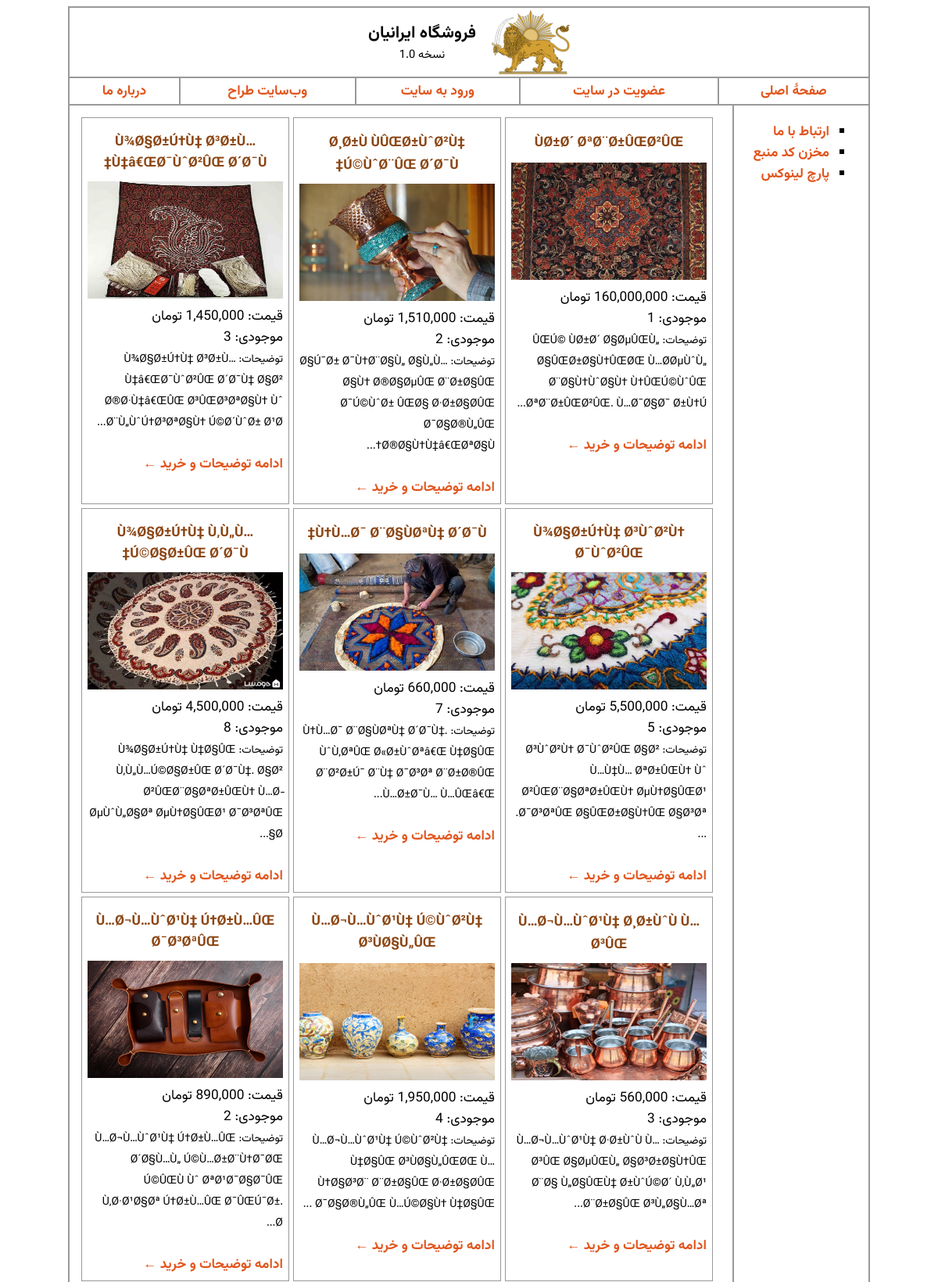
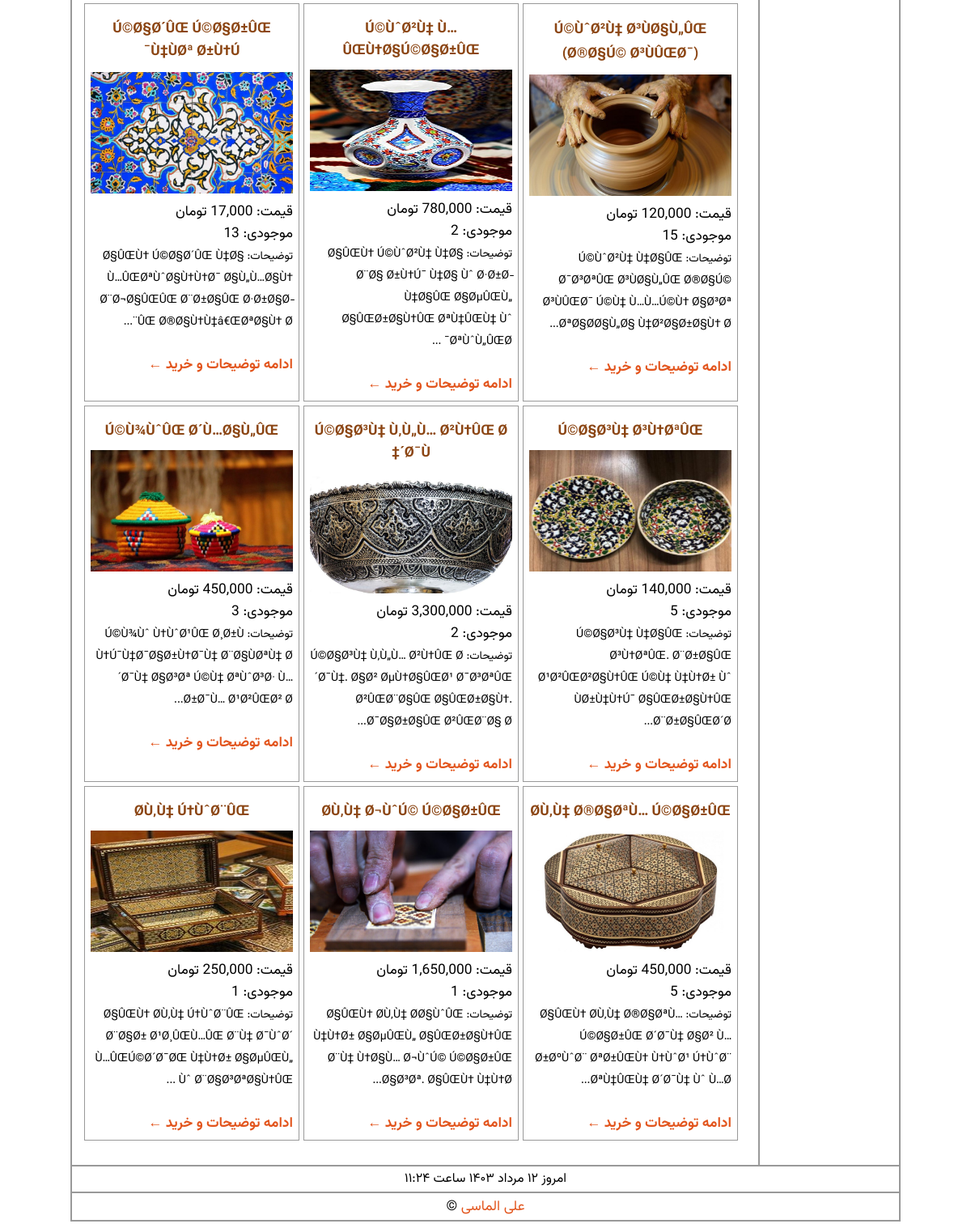
The page / on the database its author committed (2 pictures, top to bottom).
### tables this page shows
CREATE TABLE IF NOT EXISTS `products` (
  `id` int(10) NOT NULL AUTO_INCREMENT COMMENT 'کد کالا',
  `name` varchar(200) NOT NULL COMMENT 'نام کالا',
  `qty` int(10) NOT NULL COMMENT 'موجودی کالا',
  `price` float NOT NULL COMMENT 'قیمت کالا',
  `image` varchar(80) NOT NULL COMMENT 'عکس کالا',
  `details` text NOT NULL COMMENT 'توضیحات کالا',
  PRIMARY KEY (`id`)
);

### index.php (the view, shortened to what this page needs)
<?php
include('./includes/header.php');
include('./includes/db_link.php');
$query = "SELECT * FROM `products` ORDER BY `id` DESC";
$request = mysqli_query($link, $query);
?>
<table border="0" cellspacing="5px" cellpadding="7px" style="width:100%">
    <tr>
        <?php
        $counter = 0;
        while ($row = mysqli_fetch_array($request)) {
            $counter++;
        ?>
            <td style='border:1px solid #999;vertical-align:top;width:33%;'><a href="product.php?id=<?= $row["id"]; ?>">
                    <h4 style='color:saddlebrown;text-align:center;margin:10px 0'><?= $row["name"]; ?></h4>
                    <img src='products/<?= $row["image"]; ?>' width="250px" height="150px">
                </a> <br>
                <span>قیمت: <?= toman($row["price"], true); ?></span> <br>
                <span>موجودی: <?= $row["qty"]; ?> </span> <br>
                <span style="font-size: 14px">توضیحات: <?= details($row['details'], 100) ?> </span> <br>
                <br>
                <strong><a href='product.php?id=<?= $row["id"]; ?>'>ادامه توضیحات و خرید &leftarrow;</a></strong>
            </td>
        <?php
            if ($counter % 3 == 0) {
                echo "</tr><tr>";
            }
        }
        ?>
</table>
<?php
include('./includes/footer.php');
?>

### includes/header.php (shortened to what this page needs)
<?php
function toman($number, $toman = false)
{
  return mb_substr(number_format($number, 2, "", ","), 0, -2) . ($toman ? " تومان" : "");
}
function details($string, $length = null)
{
  if ($length == null) {
    $count = strlen($string);
    return (mb_substr($string, 0, (int)($count / 4)) . "...");
  } else if ($length > 1) {
    return (mb_substr($string, 0, $length) . "...");
  } else exit("<span class='error'>خطا در تابع details (در فایل includes/header.php)</span>)");
}
?>
<!DOCTYPE html>
<html lang="fa-IR">
<head>
  <link rel="stylesheet" href="./style/style.css" type="text/css">
  <link rel="stylesheet" href="./style/global.css" type="text/css">
</head>
<body>
  <div class="divTable">
    <div class="divTableRow">
      <div class="divTableCell" style="padding:0;">
        <header class="divTable">
          <div class="divTableRow">
            <div class="divTableCell" id="siteInfo" style="cursor: pointer" onClick="location.replace('index.php');">
              <img src="./images/shir.svg" alt="Logo" id="siteLogo" title="شیر و خورشید یکی از نماد های ایرانیان است.">
              <div id="siteInfo__text">
                <strong id="siteTitle">فروشگاه ایرانیان</strong>
                <span>نسخه 1.0</span>
              </div>
            </div>
          </div>
        </header>
        <nav class="divTable" style="text-align:center">
          <ul class="divTableRow">
            <li class="divTableCell"><a href="index.php">صفحهٔ اصلی</a></li>
            <li class="divTableCell"><a href="register.php">عضویت در سایت</a></li>
            <?php
            if (isset($_SESSION["state_login"]) && $_SESSION["state_login"] === true) { ?>
              <li class="divTableCell"><a href="logout.php">خروج از سایت
                  <span style="font-weight:normal">
                    (<?= ($_SESSION["realname"]); ?>)
                  </span></a></li>
            <?php } else {
            ?>
              <li class="divTableCell"><a href="login.php">ورود به سایت</a></li>
            <?php } ?>
            <?php
            if (isset($_SESSION["state_login"]) && $_SESSION["state_login"] === true) {
              if ($_SESSION["user_type"] === "admin") {
            ?>
                <li class="divTableCell"><a href="edit_profile.php">مدیریت نمایه (مدیر)</a></li>
                <li class="divTableCell"><a href="admin_products.php">مدیریت کالاها</a></li>
              <?php
              }
              if ($_SESSION["user_type"] !== "admin") {
              ?>
                <li class="divTableCell"><a href='orders.php'>تاریخچهٔ سفارشات شما</a></li>
                <li class="divTableCell"><a href="edit_profile.php">مدیریت نمایهٔ کاربری</a></li>
              <?php
              }
            } else {
              ?>
              <li class="divTableCell"><a href='https://al1almasi.ir'>وب‌سایت طراح</a></li>
              <li class="divTableCell"><a href="about.html" target="_blank">درباره ما</a></li>
            <?php
            }
            ?>
          </ul>
        </nav>
        <section class="divTable">
          <section class="divTableRow">
            <aside class="divTableCell" style="width: 20%;vertical-align:top"><?php include('includes/aside.php') ?></aside>
            <section class="divTableCell" style="width: 80%;padding-right:20px;padding-bottom:20px;padding-top:10px">

### includes/aside.php (shortened to what this page needs)
<?php
echo "<strong>";
echo "<ul style='list-style:square'>";
echo "<li><a href='contact_us.php'>ارتباط با ما</a></li>";
echo "<li><a href='http://github.com/alialmasi/iranianshop' target='_blank'>مخزن کد منبع</a></li>";
echo "<li><a href='http://parchlinux.com'>پارچ لینوکس</a></li>";
echo "</ul>";
echo "</strong>";

### includes/footer.php (shortened to what this page needs)
</section>
</section>
</section>
<footer class="divTable">
  <div class="divTableRow">
    <span class='divTableCell' id='DateTime'></span>
  </div>
  <section class="divTableRow">
    <article class="divTableCell" id="footer"><a href="http://al1almasi.ir" target="_blank" rel="noopener noreferrer">علی الماسی</a> &copy;</span></article>
  </section>
</footer>
</div>
</div>
</div>
</body>
</html>

### style/style.css (style rules this page uses)
.divTable { display: table; width: 1024px; font-size: 13pt; font-family: "Vazirmatn", Tahoma, Verdana, sans-serif; margin: 0 auto; direction: rtl; }
.divTableRow { display: table-row; }
.divTableCell { display: table-cell; border: 1px solid #999; padding: 3px 10px; }
nav { font-weight: bold; }
#siteInfo { display: flex; flex-direction: row; align-items: center; justify-content: center; gap: 20px; user-select: none; }
#siteInfo__text { display: flex; flex-direction: column; align-items: center; justify-content: center; }
#siteInfo__text span { font-size: 11pt; }
#siteTitle { font-size: 16pt; }
#siteLogo { max-width: 100px; height: auto; }
#DateTime { text-align: center; font-size: 16px; }
#footer { text-align: center; }

### style/global.css (style rules this page uses)
body, input, textarea { font-family: "Vazirmatn", Tahoma, Verdana, sans-serif; }
a:link, a:visited { text-decoration: none; color: #e2541c; transition: color 0.1s, text-shadow 0.1s; }

### rows shown on the page
products: name "ÙØ±Ø´ ØªØ¨Ø±ÛŒØ²ÛŒ", image (picture), price "160,000,000 تومان", qty "1", details "ÛŒÚ© ÙØ±Ø´ Ø§ØµÛŒÙ„ Ø§ÛŒØ±Ø§Ù†ÛŒØŒ Ù…Ø­ØµÙˆÙ„ Ø¨Ø§Ù†ÙˆØ§Ù† Ù†ÛŒÚ©ÙˆÛŒ ØªØ¨Ø±ÛŒØ²ÛŒ. Ù…Ø¯Ø§Ø¯ Ø±Ù†Ú..."
products: name "Ø¸Ø±Ù ÙÛŒØ±ÙˆØ²Ù‡ Ú©ÙˆØ¨ÛŒ Ø´Ø¯Ù‡", image (picture), price "1,510,000 تومان", qty "2", details "Ø§Ú¯Ø± Ø¯Ù†Ø¨Ø§Ù„ Ø§Ù„Ù…Ø§Ù† Ø®Ø§ØµÛŒ Ø¨Ø±Ø§ÛŒ Ø¯Ú©ÙˆØ± ÛŒØ§ Ø·Ø±Ø§Ø­ÛŒ Ø¯Ø§Ø®Ù„ÛŒ Ø®Ø§Ù†Ù‡â€ŒØªØ§Ù†..."
products: name "Ù¾Ø§Ø±Ú†Ù‡ Ø³Ø±Ù…Ù‡â€ŒØ¯ÙˆØ²ÛŒ Ø´Ø¯Ù‡", image (picture), price "1,450,000 تومان", qty "3", details "Ù¾Ø§Ø±Ú†Ù‡ Ø³Ø±Ù…Ù‡â€ŒØ¯ÙˆØ²ÛŒ Ø´Ø¯Ù‡ Ø§Ø² Ø®Ø·Ù‡â€ŒÛŒ Ø³ÛŒØ³ØªØ§Ù† Ùˆ Ø¨Ù„ÙˆÚ†Ø³ØªØ§Ù† Ú©Ø´ÙˆØ± Ø¹Ø..."
products: name "Ù¾Ø§Ø±Ú†Ù‡ Ø³ÙˆØ²Ù† Ø¯ÙˆØ²ÛŒ", image (picture), price "5,500,000 تومان", qty "5", details "Ø³ÙˆØ²Ù† Ø¯ÙˆØ²ÛŒ Ø§Ø² Ù…Ù‡Ù… ØªØ±ÛŒÙ† Ùˆ Ø²ÛŒØ¨Ø§ØªØ±ÛŒÙ† ØµÙ†Ø§ÛŒØ¹ Ø¯Ø³ØªÛŒ Ø§ÛŒØ±Ø§Ù†ÛŒ Ø§Ø³Øª. ..."
products: name "Ù†Ù…Ø¯ Ø¨Ø§ÙØªÙ‡ Ø´Ø¯Ù‡", image (picture), price "660,000 تومان", qty "7", details "Ù†Ù…Ø¯ Ø¨Ø§ÙØªÙ‡ Ø´Ø¯Ù‡. ÙˆÙ‚ØªÛŒ Ø«Ø±ÙˆØªâ€Œ Ù‡Ø§ÛŒ Ø¨Ø²Ø±Ú¯ Ø¨Ù‡ Ø¯Ø³Øª Ø¨Ø±Ø®ÛŒ Ù…Ø±Ø¯Ù… Ù…ÛŒâ€Œ..."
products: name "Ù¾Ø§Ø±Ú†Ù‡ Ù‚Ù„Ù…Ú©Ø§Ø±ÛŒ Ø´Ø¯Ù‡", image (picture), price "4,500,000 تومان", qty "8", details "Ù¾Ø§Ø±Ú†Ù‡ Ù‡Ø§ÛŒ Ù‚Ù„Ù…Ú©Ø§Ø±ÛŒ Ø´Ø¯Ù‡. Ø§Ø² Ø²ÛŒØ¨Ø§ØªØ±ÛŒÙ† Ù…Ø­ØµÙˆÙ„Ø§Øª ØµÙ†Ø§ÛŒØ¹ Ø¯Ø³ØªÛŒ Ø§..."
products: name "Ù…Ø¬Ù…ÙˆØ¹Ù‡ Ø¸Ø±ÙˆÙ Ù…Ø³ÛŒ", image (picture), price "560,000 تومان", qty "3", details "Ù…Ø¬Ù…ÙˆØ¹Ù‡ Ø·Ø±ÙˆÙ Ù…Ø³ÛŒ Ø§ØµÛŒÙ„ Ø§Ø³Ø±Ø§Ù†ÛŒ Ø¨Ø§ Ù„Ø§ÛŒÙ‡ Ø±ÙˆÚ©Ø´ Ù‚Ù„Ø¹ Ø¨Ø±Ø§ÛŒ Ø³Ù„Ø§Ù…Øª..."
products: name "Ù…Ø¬Ù…ÙˆØ¹Ù‡ Ú©ÙˆØ²Ù‡ Ø³ÙØ§Ù„ÛŒ", image (picture), price "1,950,000 تومان", qty "4", details "Ù…Ø¬Ù…ÙˆØ¹Ù‡ Ú©ÙˆØ²Ù‡ Ù‡Ø§ÛŒ Ø³ÙØ§Ù„ÛŒØŒ Ù…Ù†Ø§Ø³Ø¨ Ø¨Ø±Ø§ÛŒ Ø·Ø±Ø§Ø­ÛŒ Ø¯Ø§Ø®Ù„ÛŒ Ù…Ú©Ø§Ù† Ù‡Ø§ÛŒ ..."
products: name "Ù…Ø¬Ù…ÙˆØ¹Ù‡ Ú†Ø±Ù…ÛŒ Ø¯Ø³ØªÛŒ", image (picture), price "890,000 تومان", qty "2", details "Ù…Ø¬Ù…ÙˆØ¹Ù‡ Ú†Ø±Ù…ÛŒ Ø´Ø§Ù…Ù„ Ú©Ù…Ø±Ø¨Ù†Ø¯ØŒ Ú©ÛŒÙ Ùˆ ØªØ¹Ø¯Ø§Ø¯ÛŒ Ù‚Ø·Ø¹Ø§Øª Ú†Ø±Ù…ÛŒ Ø¯ÛŒÚ¯Ø±. Ø..."
products: name "Ú©ÙˆØ²Ù‡ Ø³ÙØ§Ù„ÛŒ (Ø®Ø§Ú© Ø³ÙÛŒØ¯)", image (picture), price "120,000 تومان", qty "15", details "Ú©ÙˆØ²Ù‡ Ù‡Ø§ÛŒ Ø¯Ø³ØªÛŒ Ø³ÙØ§Ù„ÛŒ Ø®Ø§Ú© Ø³ÙÛŒØ¯ Ú©Ù‡ Ù…Ù…Ú©Ù† Ø§Ø³Øª ØªØ§Ø­Ø§Ù„Ø§ Ù‡Ø²Ø§Ø±Ø§Ù† Ø..."
products: name "Ú©ÙˆØ²Ù‡ Ù…ÛŒÙ†Ø§Ú©Ø§Ø±ÛŒ", image (picture), price "780,000 تومان", qty "2", details "Ø§ÛŒÙ† Ú©ÙˆØ²Ù‡ Ù‡Ø§ Ø¨Ø§ Ø±Ù†Ú¯ Ù‡Ø§ Ùˆ Ø·Ø±Ø­ Ù‡Ø§ÛŒ Ø§ØµÛŒÙ„ Ø§ÛŒØ±Ø§Ù†ÛŒ ØªÙ‡ÛŒÙ‡ Ùˆ ØªÙˆÙ„ÛŒØ¯ ..."
products: name "Ú©Ø§Ø´ÛŒ Ú©Ø§Ø±ÛŒ Ù‡ÙØª Ø±Ù†Ú¯", image (picture), price "17,000 تومان", qty "13", details "Ø§ÛŒÙ† Ú©Ø§Ø´ÛŒ Ù‡Ø§ Ù…ÛŒØªÙˆØ§Ù†Ù†Ø¯ Ø§Ù„Ù…Ø§Ù† Ø¨Ø¬Ø§ÛŒÛŒ Ø¨Ø±Ø§ÛŒ Ø·Ø±Ø§Ø­ÛŒ Ø®Ø§Ù†Ù‡â€ŒØªØ§Ù† Ø¨..."
products: name "Ú©Ø§Ø³Ù‡ Ø³Ù†ØªÛŒ", image (picture), price "140,000 تومان", qty "5", details "Ú©Ø§Ø³Ù‡ Ù‡Ø§ÛŒ Ø³Ù†ØªÛŒ. Ø¨Ø±Ø§ÛŒ Ø¹Ø²ÛŒØ²Ø§Ù†ÛŒ Ú©Ù‡ Ù‡Ù†Ø± Ùˆ ÙØ±Ù‡Ù†Ú¯ Ø§ÛŒØ±Ø§Ù†ÛŒ Ø¨Ø±Ø§ÛŒØ´Ø..."
products: name "Ú©Ø§Ø³Ù‡ Ù‚Ù„Ù… Ø²Ù†ÛŒ Ø´Ø¯Ù‡", image (picture), price "3,300,000 تومان", qty "2", details "Ú©Ø§Ø³Ù‡ Ù‚Ù„Ù… Ø²Ù†ÛŒ Ø´Ø¯Ù‡. Ø§Ø² ØµÙ†Ø§ÛŒØ¹ Ø¯Ø³ØªÛŒ Ø²ÛŒØ¨Ø§ÛŒ Ø§ÛŒØ±Ø§Ù†. Ø¯Ø§Ø±Ø§ÛŒ Ø²ÛŒØ¨Ø§ Ø..."
products: name "Ú©Ù¾ÙˆÛŒ Ø´Ù…Ø§Ù„ÛŒ", image (picture), price "450,000 تومان", qty "3", details "Ú©Ù¾Ùˆ Ù†ÙˆØ¹ÛŒ Ø¸Ø±Ù Ù†Ú¯Ù‡Ø¯Ø§Ø±Ù†Ø¯Ù‡ Ø¨Ø§ÙØªÙ‡ Ø´Ø¯Ù‡ Ø§Ø³Øª Ú©Ù‡ ØªÙˆØ³Ø· Ù…Ø±Ø¯Ù… Ø¹Ø²ÛŒØ² Ø..."
products: name "Ø­Ù‚Ù‡ Ø®Ø§ØªÙ… Ú©Ø§Ø±ÛŒ", image (picture), price "450,000 تومان", qty "5", details "Ø§ÛŒÙ† Ø­Ù‚Ù‡ Ø®Ø§ØªÙ… Ú©Ø§Ø±ÛŒ Ø´Ø¯Ù‡ Ø§Ø² Ù…Ø±ØºÙˆØ¨ ØªØ±ÛŒÙ† Ù†ÙˆØ¹ Ú†ÙˆØ¨ ØªÙ‡ÛŒÙ‡ Ø´Ø¯Ù‡ Ùˆ Ù…Ø..."
products: name "Ø­Ù‚Ù‡ Ø¬ÙˆÚ© Ú©Ø§Ø±ÛŒ", image (picture), price "1,650,000 تومان", qty "1", details "Ø§ÛŒÙ† Ø­Ù‚Ù‡ Ø­Ø§ÙˆÛŒ Ù‡Ù†Ø± Ø§ØµÛŒÙ„ Ø§ÛŒØ±Ø§Ù†ÛŒ Ø¨Ù‡ Ù†Ø§Ù… Ø¬ÙˆÚ© Ú©Ø§Ø±ÛŒ Ø§Ø³Øª. Ø§ÛŒÙ† Ù‡Ù†Ø..."
products: name "Ø­Ù‚Ù‡ Ú†ÙˆØ¨ÛŒ", image (picture), price "250,000 تومان", qty "1", details "Ø§ÛŒÙ† Ø­Ù‚Ù‡ Ú†ÙˆØ¨ÛŒ Ø¨Ø§Ø± Ø¹Ø¸ÛŒÙ…ÛŒ Ø¨Ù‡ Ø¯ÙˆØ´ Ù…ÛŒÚ©Ø´Ø¯ØŒ Ù‡Ù†Ø± Ø§ØµÛŒÙ„ Ùˆ Ø¨Ø§Ø³ØªØ§Ù†ÛŒ ..."
